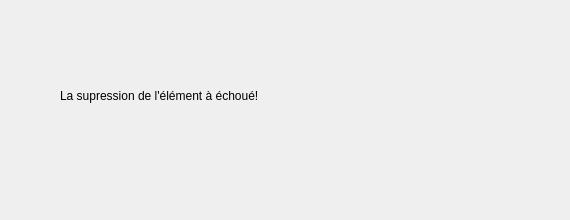
<?xml version="1.0" encoding="UTF-8"?>
<ui version="4.0">
 <class>FailedDelete</class>
 <widget class="QDialog" name="FailedDelete">
  <property name="geometry">
   <rect>
    <x>0</x>
    <y>0</y>
    <width>570</width>
    <height>220</height>
   </rect>
  </property>
  <property name="windowTitle">
   <string>Suppression échouée</string>
  </property>
  <property name="windowIcon">
   <iconset>
    <normaloff>../../../../../../Downloads/logo.png</normaloff>../../../../../../Downloads/logo.png</iconset>
  </property>
  <widget class="QLabel" name="label">
   <property name="geometry">
    <rect>
     <x>60</x>
     <y>70</y>
     <width>461</width>
     <height>51</height>
    </rect>
   </property>
   <property name="styleSheet">
    <string notr="true">font: 16pt &quot;MS Shell Dlg 2&quot;;</string>
   </property>
   <property name="text">
    <string>La supression de l'élément à échoué!</string>
   </property>
  </widget>
 </widget>
 <resources/>
 <connections/>
</ui>
